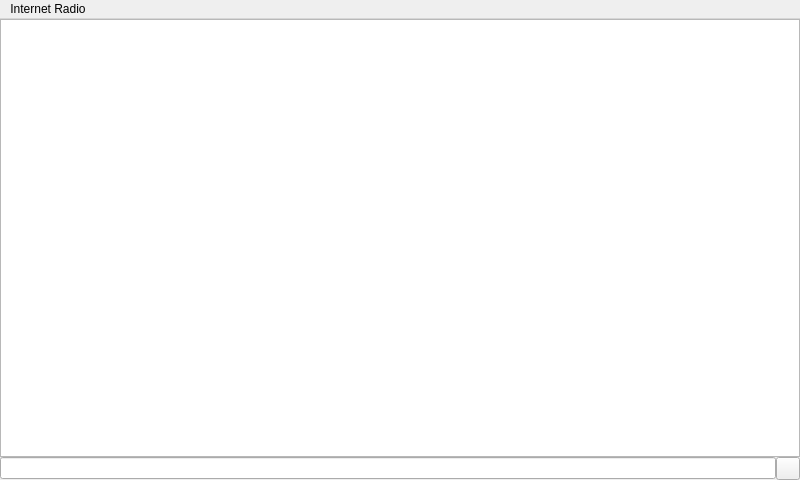
<?xml version="1.0" encoding="UTF-8"?>
<ui version="4.0">
 <class>InternetRadioWindow</class>
 <widget class="QMainWindow" name="InternetRadioWindow">
  <property name="geometry">
   <rect>
    <x>0</x>
    <y>0</y>
    <width>800</width>
    <height>480</height>
   </rect>
  </property>
  <property name="windowTitle">
   <string>Internet radio stations</string>
  </property>
  <widget class="QWidget" name="centralWidget">
   <widget class="NowPlayingIndicator" name="indicator" native="true">
    <property name="geometry">
     <rect>
      <x>680</x>
      <y>380</y>
      <width>112</width>
      <height>70</height>
     </rect>
    </property>
   </widget>
   <layout class="QVBoxLayout" name="centralLayout">
    <property name="spacing">
     <number>0</number>
    </property>
    <property name="margin">
     <number>0</number>
    </property>
    <item>
     <widget class="FastListView" name="stationList">
      <property name="contextMenuPolicy">
       <enum>Qt::CustomContextMenu</enum>
      </property>
      <property name="editTriggers">
       <set>QAbstractItemView::NoEditTriggers</set>
      </property>
      <property name="alternatingRowColors">
       <bool>true</bool>
      </property>
      <property name="uniformItemSizes">
       <bool>true</bool>
      </property>
     </widget>
    </item>
    <item>
     <widget class="QWidget" name="searchWidget" native="true">
      <property name="visible">
       <bool>false</bool>
      </property>
      <layout class="QHBoxLayout" name="searchLayout">
       <property name="spacing">
        <number>0</number>
       </property>
       <property name="margin">
        <number>0</number>
       </property>
       <item>
        <widget class="QLineEdit" name="searchEdit"/>
       </item>
       <item>
        <widget class="QToolButton" name="searchHideButton"/>
       </item>
      </layout>
     </widget>
    </item>
   </layout>
  </widget>
  <widget class="QMenuBar" name="menubar">
   <property name="geometry">
    <rect>
     <x>0</x>
     <y>0</y>
     <width>800</width>
     <height>25</height>
    </rect>
   </property>
   <widget class="KbMenu" name="windowMenu">
    <property name="title">
     <string>Internet Radio</string>
    </property>
    <addaction name="actionAdd_radio_bookmark"/>
    <addaction name="actionFM_transmitter"/>
   </widget>
   <addaction name="windowMenu"/>
  </widget>
  <action name="actionAdd_radio_bookmark">
   <property name="text">
    <string>Add radio bookmark</string>
   </property>
  </action>
  <action name="actionFM_transmitter">
   <property name="text">
    <string>FM transmitter</string>
   </property>
  </action>
 </widget>
 <customwidgets>
  <customwidget>
   <class>NowPlayingIndicator</class>
   <extends>QWidget</extends>
   <header>nowplayingindicator.h</header>
   <container>1</container>
  </customwidget>
  <customwidget>
   <class>FastListView</class>
   <extends>QListView</extends>
   <header>fastlistview.h</header>
   <container>1</container>
  </customwidget>
  <customwidget>
   <class>KbMenu</class>
   <extends>QMenu</extends>
   <header>kbmenu.h</header>
   <container>1</container>
  </customwidget>
 </customwidgets>
 <resources/>
 <connections/>
</ui>
